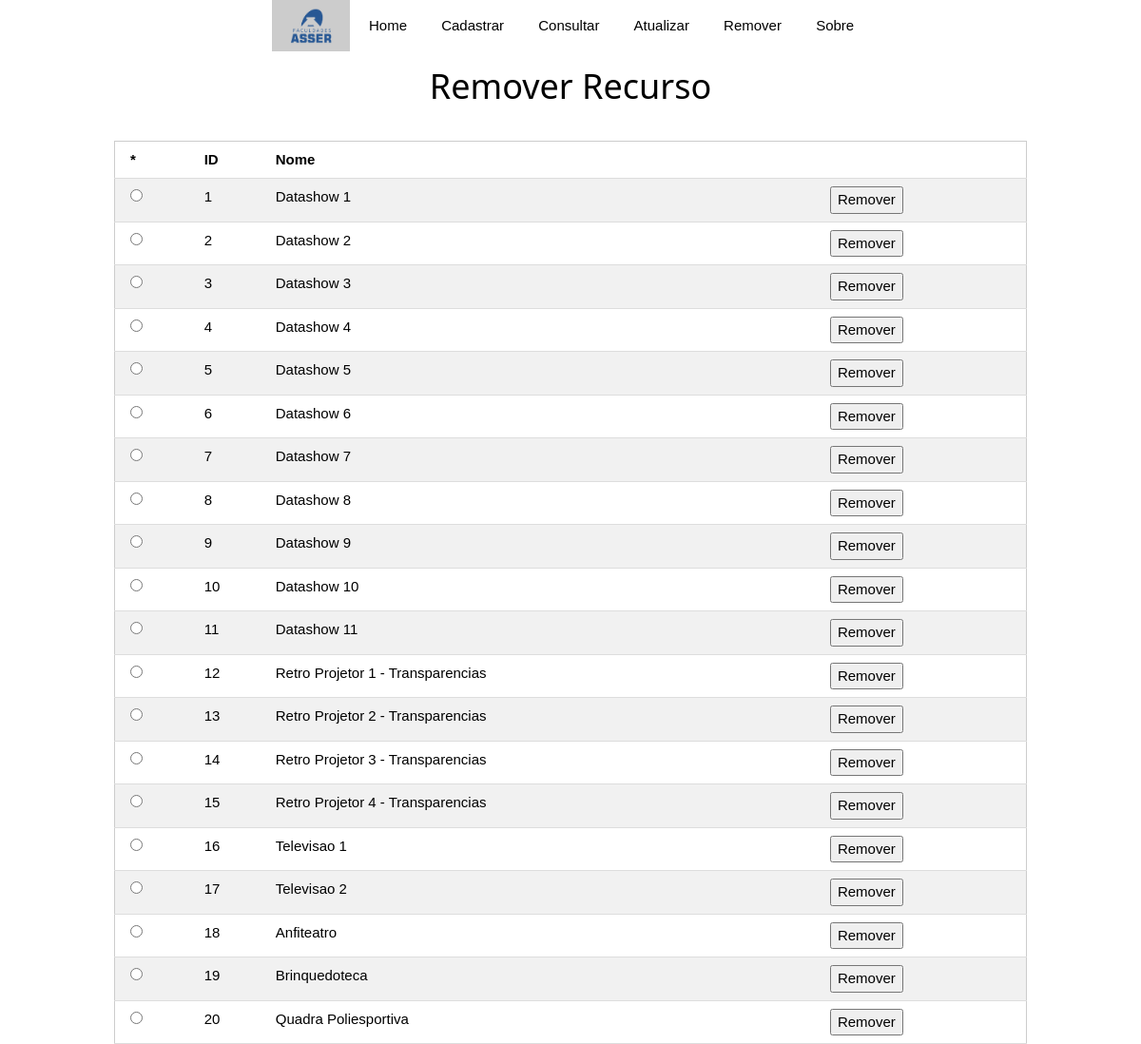
The app's page /view/admremrec.php (signed in) with its own data.
### tables this page shows
CREATE TABLE `item` (
  `id` int(11) NOT NULL,
  `nome` varchar(50) DEFAULT NULL,
  `descricao` varchar(150) DEFAULT NULL
);

### view/admremrec.php (the view, shortened to what this page needs)
<?php
$con = new PDO("mysql:host=localhost;dbname=reserva", "", "");
?>
<!DOCTYPE html>
<html lang="pt-br">
<head>
    <link rel="stylesheet" href="style.css">
</head>
<body>
<div class="w3-center">
    <div class="w3-dropdown-hover">
        <button class="w3-button" action="acesso.html"><img src="img/logo.png" width="50"></button>
    </div>
    <div class="w3-dropdown-hover">
        <button class="w3-button">Home</button>
    </div>
    <div class="w3-dropdown-hover">
        <button class="w3-button">Cadastrar</button>
    </div>
    <div class="w3-dropdown-hover">
        <button class="w3-button">Consultar</button>
    </div>
    <div class="w3-dropdown-hover">
        <button class="w3-button">Atualizar</button>
    </div>
    <div class="w3-dropdown-hover">
        <button class="w3-button">Remover</button>
    </div>
    <div class="w3-dropdown-hover">
        <button class="w3-button">Sobre</button>
    </div>
</div>
<div class="w3-center">
    <form name="frmatua" method="post" action="removerec.php">
        <h1>Remover Recurso</h1>
        <div id="meudiv">
            <table class="w3-table-all">
                <tr>
                    <th>*</th>
                    <th>ID</th>
                    <th>Nome</th>
                    <th></th>
                </tr>
                <?php
                $rs = $con->query('SELECT * FROM item');
                while($row = $rs->fetch(PDO::FETCH_OBJ)) {
                    echo '<tr>';
                    echo '<td><input type="radio" name="id" value="'.$row->id.'"></td>';
                    echo '<td>' . $row->id . '</td>';
                    echo '<td>' . $row->nome . '</td>';
                    echo '<td>' . $row->descricao . '</td>';
                    echo '<td><input type="submit" name="remover" value="Remover"></td>';
                    echo '</tr>';
                }
                ?>
            </table>
    </form>
</div>
</body>
</html>

### view/style.css (style rules this page uses)
html { box-sizing:border-box }
*,*:before,*:after { box-sizing:inherit }
html { -ms-text-size-adjust:100%;-webkit-text-size-adjust:100% }
body { margin:0 }
img { border-style:none }
button,input,select,textarea { font:inherit;margin:0 }
button,input { overflow:visible }
button,select { text-transform:none }
button,html [type=button],[type=reset],[type=submit] { -webkit-appearance:button }
[type=checkbox],[type=radio] { padding:0 }
html,body { font-family:Verdana,sans-serif;font-size:15px;line-height:1.5 }
html { overflow-x:hidden }
h1 { font-size:36px }
h1,h2,h3,h4,h5,h6 { font-family:"Segoe UI",Arial,sans-serif;font-weight:400;margin:10px 0 }
img { vertical-align:middle }
.w3-table,.w3-table-all { border-collapse:collapse;border-spacing:0;width:100%;display:table }
.w3-table-all { border:1px solid #ccc }
.w3-bordered tr,.w3-table-all tr { border-bottom:1px solid #ddd }
.w3-table-all tr:nth-child(odd) { background-color:#fff }
.w3-table-all tr:nth-child(even) { background-color:#f1f1f1 }
.w3-table td,.w3-table th,.w3-table-all td,.w3-table-all th { padding:8px 8px;display:table-cell;text-align:left;vertical-align:top }
.w3-table th:first-child,.w3-table td:first-child,.w3-table-all th:first-child,.w3-table-all td:first-child { padding-left:16px }
.w3-btn,.w3-button { border:none;display:inline-block;padding:8px 16px;vertical-align:middle;overflow:hidden;text-decoration:none;color:inherit;background-color:inherit;text-align:center;cursor:pointer;white-space:nowrap }
.w3-btn,.w3-button { -webkit-touch-callout:none;-webkit-user-select:none;-khtml-user-select:none;-moz-user-select:none;-ms-user-select:none;user-select:none }
.w3-dropdown-click,.w3-dropdown-hover { position:relative;display:inline-block;cursor:pointer }
.w3-dropdown-hover:first-child,.w3-dropdown-click:hover { background-color:#ccc;color:#000 }
.w3-center { text-align:center!important }
#meudiv { margin-top: 30px; margin-left: 10%; margin-right: 10%; }

### records on screen
item: id "1", nome "Datashow 1"
item: id "2", nome "Datashow 2"
item: id "3", nome "Datashow 3"
item: id "4", nome "Datashow 4"
item: id "5", nome "Datashow 5"
item: id "6", nome "Datashow 6"
item: id "7", nome "Datashow 7"
item: id "8", nome "Datashow 8"
item: id "9", nome "Datashow 9"
item: id "10", nome "Datashow 10"
item: id "11", nome "Datashow 11"
item: id "12", nome "Retro Projetor 1 - Transparencias"
item: id "13", nome "Retro Projetor 2 - Transparencias"
item: id "14", nome "Retro Projetor 3 - Transparencias"
item: id "15", nome "Retro Projetor 4 - Transparencias"
item: id "16", nome "Televisao 1"
item: id "17", nome "Televisao 2"
item: id "18", nome "Anfiteatro"
item: id "19", nome "Brinquedoteca"
item: id "20", nome "Quadra Poliesportiva"
